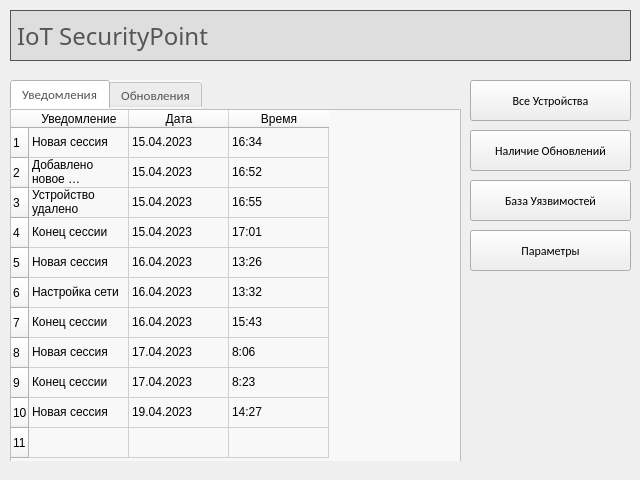
<?xml version="1.0" encoding="UTF-8"?>
<ui version="4.0">
 <class>IoT_SecurityPoint</class>
 <widget class="QMainWindow" name="IoT_SecurityPoint">
  <property name="geometry">
   <rect>
    <x>0</x>
    <y>0</y>
    <width>640</width>
    <height>480</height>
   </rect>
  </property>
  <property name="minimumSize">
   <size>
    <width>640</width>
    <height>480</height>
   </size>
  </property>
  <property name="windowTitle">
   <string>MainWindow</string>
  </property>
  <property name="styleSheet">
   <string notr="true"/>
  </property>
  <widget class="QWidget" name="centralwidget">
   <widget class="QPushButton" name="btn_set">
    <property name="geometry">
     <rect>
      <x>470</x>
      <y>230</y>
      <width>161</width>
      <height>41</height>
     </rect>
    </property>
    <property name="font">
     <font>
      <family>Calibri</family>
      <pointsize>9</pointsize>
     </font>
    </property>
    <property name="text">
     <string>Параметры</string>
    </property>
   </widget>
   <widget class="QLabel" name="header_name">
    <property name="geometry">
     <rect>
      <x>10</x>
      <y>10</y>
      <width>621</width>
      <height>51</height>
     </rect>
    </property>
    <property name="font">
     <font>
      <family>Calibri Light</family>
      <pointsize>18</pointsize>
     </font>
    </property>
    <property name="styleSheet">
     <string notr="true">color: rgb(85, 85, 85);
border-color: rgb(85, 85, 85);
background-color: rgb(222, 222, 222);</string>
    </property>
    <property name="frameShape">
     <enum>QFrame::Box</enum>
    </property>
    <property name="frameShadow">
     <enum>QFrame::Plain</enum>
    </property>
    <property name="text">
     <string>IoT SecurityPoint</string>
    </property>
   </widget>
   <widget class="QPushButton" name="btn_db">
    <property name="geometry">
     <rect>
      <x>470</x>
      <y>180</y>
      <width>161</width>
      <height>41</height>
     </rect>
    </property>
    <property name="font">
     <font>
      <family>Calibri</family>
      <pointsize>9</pointsize>
     </font>
    </property>
    <property name="text">
     <string>База Уязвимостей</string>
    </property>
   </widget>
   <widget class="QPushButton" name="btn_cfu">
    <property name="geometry">
     <rect>
      <x>470</x>
      <y>130</y>
      <width>161</width>
      <height>41</height>
     </rect>
    </property>
    <property name="font">
     <font>
      <family>Calibri</family>
      <pointsize>9</pointsize>
     </font>
    </property>
    <property name="text">
     <string>Наличие Обновлений</string>
    </property>
   </widget>
   <widget class="QPushButton" name="btn_ad">
    <property name="geometry">
     <rect>
      <x>470</x>
      <y>80</y>
      <width>161</width>
      <height>41</height>
     </rect>
    </property>
    <property name="font">
     <font>
      <family>Calibri</family>
      <pointsize>9</pointsize>
     </font>
    </property>
    <property name="text">
     <string>Все Устройства</string>
    </property>
   </widget>
   <widget class="QTabWidget" name="tab_menu">
    <property name="geometry">
     <rect>
      <x>10</x>
      <y>80</y>
      <width>451</width>
      <height>381</height>
     </rect>
    </property>
    <property name="font">
     <font>
      <family>Calibri</family>
      <pointsize>10</pointsize>
     </font>
    </property>
    <property name="styleSheet">
     <string notr="true">background-color: rgb(248, 248, 248);
color: rgb(85, 85, 85);
border-color: rgb(233, 233, 233);</string>
    </property>
    <property name="currentIndex">
     <number>0</number>
    </property>
    <widget class="QWidget" name="tab_notif">
     <attribute name="title">
      <string>Уведомления</string>
     </attribute>
     <widget class="QTableWidget" name="table_hotif">
      <property name="geometry">
       <rect>
        <x>0</x>
        <y>0</y>
        <width>451</width>
        <height>361</height>
       </rect>
      </property>
      <property name="styleSheet">
       <string notr="true">color: rgb(0, 0, 0);</string>
      </property>
      <row>
       <property name="text">
        <string>1</string>
       </property>
      </row>
      <row>
       <property name="text">
        <string>2</string>
       </property>
      </row>
      <row>
       <property name="text">
        <string>3</string>
       </property>
      </row>
      <row>
       <property name="text">
        <string>4</string>
       </property>
      </row>
      <row>
       <property name="text">
        <string>5</string>
       </property>
      </row>
      <row>
       <property name="text">
        <string>6</string>
       </property>
      </row>
      <row>
       <property name="text">
        <string>7</string>
       </property>
      </row>
      <row>
       <property name="text">
        <string>8</string>
       </property>
      </row>
      <row>
       <property name="text">
        <string>9</string>
       </property>
      </row>
      <row>
       <property name="text">
        <string>10</string>
       </property>
      </row>
      <row>
       <property name="text">
        <string>11</string>
       </property>
      </row>
      <column>
       <property name="text">
        <string>Уведомление</string>
       </property>
      </column>
      <column>
       <property name="text">
        <string>Дата</string>
       </property>
      </column>
      <column>
       <property name="text">
        <string>Время</string>
       </property>
      </column>
      <item row="0" column="0">
       <property name="text">
        <string>Новая сессия</string>
       </property>
       <property name="foreground">
        <brush brushstyle="NoBrush">
         <color alpha="255">
          <red>0</red>
          <green>0</green>
          <blue>127</blue>
         </color>
        </brush>
       </property>
      </item>
      <item row="0" column="1">
       <property name="text">
        <string>15.04.2023</string>
       </property>
      </item>
      <item row="0" column="2">
       <property name="text">
        <string>16:34</string>
       </property>
      </item>
      <item row="1" column="0">
       <property name="text">
        <string>Добавлено новое устройство</string>
       </property>
       <property name="foreground">
        <brush brushstyle="NoBrush">
         <color alpha="255">
          <red>0</red>
          <green>85</green>
          <blue>0</blue>
         </color>
        </brush>
       </property>
      </item>
      <item row="1" column="1">
       <property name="text">
        <string>15.04.2023</string>
       </property>
      </item>
      <item row="1" column="2">
       <property name="text">
        <string>16:52</string>
       </property>
      </item>
      <item row="2" column="0">
       <property name="text">
        <string>Устройство удалено</string>
       </property>
       <property name="foreground">
        <brush brushstyle="NoBrush">
         <color alpha="255">
          <red>170</red>
          <green>0</green>
          <blue>0</blue>
         </color>
        </brush>
       </property>
      </item>
      <item row="2" column="1">
       <property name="text">
        <string>15.04.2023</string>
       </property>
      </item>
      <item row="2" column="2">
       <property name="text">
        <string>16:55</string>
       </property>
      </item>
      <item row="3" column="0">
       <property name="text">
        <string>Конец сессии</string>
       </property>
       <property name="foreground">
        <brush brushstyle="NoBrush">
         <color alpha="255">
          <red>0</red>
          <green>0</green>
          <blue>127</blue>
         </color>
        </brush>
       </property>
      </item>
      <item row="3" column="1">
       <property name="text">
        <string>15.04.2023</string>
       </property>
      </item>
      <item row="3" column="2">
       <property name="text">
        <string>17:01</string>
       </property>
      </item>
      <item row="4" column="0">
       <property name="text">
        <string>Новая сессия</string>
       </property>
       <property name="foreground">
        <brush brushstyle="NoBrush">
         <color alpha="255">
          <red>0</red>
          <green>0</green>
          <blue>127</blue>
         </color>
        </brush>
       </property>
      </item>
      <item row="4" column="1">
       <property name="text">
        <string>16.04.2023</string>
       </property>
      </item>
      <item row="4" column="2">
       <property name="text">
        <string>13:26</string>
       </property>
      </item>
      <item row="5" column="0">
       <property name="text">
        <string>Настройка сети</string>
       </property>
       <property name="foreground">
        <brush brushstyle="NoBrush">
         <color alpha="255">
          <red>0</red>
          <green>85</green>
          <blue>0</blue>
         </color>
        </brush>
       </property>
      </item>
      <item row="5" column="1">
       <property name="text">
        <string>16.04.2023</string>
       </property>
      </item>
      <item row="5" column="2">
       <property name="text">
        <string>13:32</string>
       </property>
      </item>
      <item row="6" column="0">
       <property name="text">
        <string>Конец сессии</string>
       </property>
       <property name="foreground">
        <brush brushstyle="NoBrush">
         <color alpha="255">
          <red>0</red>
          <green>0</green>
          <blue>127</blue>
         </color>
        </brush>
       </property>
      </item>
      <item row="6" column="1">
       <property name="text">
        <string>16.04.2023</string>
       </property>
      </item>
      <item row="6" column="2">
       <property name="text">
        <string>15:43</string>
       </property>
      </item>
      <item row="7" column="0">
       <property name="text">
        <string>Новая сессия</string>
       </property>
       <property name="foreground">
        <brush brushstyle="NoBrush">
         <color alpha="255">
          <red>0</red>
          <green>0</green>
          <blue>127</blue>
         </color>
        </brush>
       </property>
      </item>
      <item row="7" column="1">
       <property name="text">
        <string>17.04.2023</string>
       </property>
      </item>
      <item row="7" column="2">
       <property name="text">
        <string>8:06</string>
       </property>
      </item>
      <item row="8" column="0">
       <property name="text">
        <string>Конец сессии</string>
       </property>
       <property name="foreground">
        <brush brushstyle="NoBrush">
         <color alpha="255">
          <red>0</red>
          <green>0</green>
          <blue>127</blue>
         </color>
        </brush>
       </property>
      </item>
      <item row="8" column="1">
       <property name="text">
        <string>17.04.2023</string>
       </property>
      </item>
      <item row="8" column="2">
       <property name="text">
        <string>8:23</string>
       </property>
      </item>
      <item row="9" column="0">
       <property name="text">
        <string>Новая сессия</string>
       </property>
       <property name="foreground">
        <brush brushstyle="NoBrush">
         <color alpha="255">
          <red>0</red>
          <green>0</green>
          <blue>127</blue>
         </color>
        </brush>
       </property>
      </item>
      <item row="9" column="1">
       <property name="text">
        <string>19.04.2023</string>
       </property>
      </item>
      <item row="9" column="2">
       <property name="text">
        <string>14:27</string>
       </property>
      </item>
     </widget>
    </widget>
    <widget class="QWidget" name="tab_upd">
     <attribute name="title">
      <string>Обновления</string>
     </attribute>
     <widget class="QTableWidget" name="table_upd">
      <property name="geometry">
       <rect>
        <x>0</x>
        <y>0</y>
        <width>451</width>
        <height>361</height>
       </rect>
      </property>
      <property name="font">
       <font>
        <family>Calibri</family>
        <pointsize>10</pointsize>
       </font>
      </property>
      <property name="styleSheet">
       <string notr="true">color: rgb(0, 0, 0);</string>
      </property>
      <row>
       <property name="text">
        <string>1</string>
       </property>
      </row>
      <row>
       <property name="text">
        <string>2</string>
       </property>
      </row>
      <row>
       <property name="text">
        <string>3</string>
       </property>
      </row>
      <row>
       <property name="text">
        <string>4</string>
       </property>
      </row>
      <row>
       <property name="text">
        <string>5</string>
       </property>
      </row>
      <row>
       <property name="text">
        <string>6</string>
       </property>
      </row>
      <row>
       <property name="text">
        <string>7</string>
       </property>
      </row>
      <row>
       <property name="text">
        <string>8</string>
       </property>
      </row>
      <row>
       <property name="text">
        <string>9</string>
       </property>
      </row>
      <row>
       <property name="text">
        <string>10</string>
       </property>
      </row>
      <row>
       <property name="text">
        <string>11</string>
       </property>
      </row>
      <column>
       <property name="text">
        <string>Событие</string>
       </property>
      </column>
      <column>
       <property name="text">
        <string>Дата</string>
       </property>
      </column>
      <column>
       <property name="text">
        <string>Время</string>
       </property>
      </column>
      <item row="0" column="0">
       <property name="text">
        <string>Устройству &quot;Робот-пылесос&quot; доступно обновление</string>
       </property>
       <property name="foreground">
        <brush brushstyle="NoBrush">
         <color alpha="255">
          <red>0</red>
          <green>0</green>
          <blue>127</blue>
         </color>
        </brush>
       </property>
      </item>
      <item row="0" column="1">
       <property name="text">
        <string>15.04.2023</string>
       </property>
      </item>
      <item row="0" column="2">
       <property name="text">
        <string>17:54</string>
       </property>
      </item>
      <item row="1" column="0">
       <property name="text">
        <string>Обновление устройства</string>
       </property>
       <property name="foreground">
        <brush brushstyle="NoBrush">
         <color alpha="255">
          <red>0</red>
          <green>170</green>
          <blue>0</blue>
         </color>
        </brush>
       </property>
      </item>
      <item row="1" column="1">
       <property name="text">
        <string>15.04.2023</string>
       </property>
      </item>
      <item row="1" column="2">
       <property name="text">
        <string>17:57</string>
       </property>
      </item>
      <item row="2" column="0">
       <property name="text">
        <string>Найдено новое обновление!</string>
       </property>
       <property name="foreground">
        <brush brushstyle="NoBrush">
         <color alpha="255">
          <red>0</red>
          <green>0</green>
          <blue>127</blue>
         </color>
        </brush>
       </property>
      </item>
      <item row="2" column="1">
       <property name="text">
        <string>18.04.2023</string>
       </property>
      </item>
      <item row="2" column="2">
       <property name="text">
        <string>16:45</string>
       </property>
      </item>
      <item row="3" column="0">
       <property name="text">
        <string>База обновлена до последней версии</string>
       </property>
       <property name="foreground">
        <brush brushstyle="NoBrush">
         <color alpha="255">
          <red>0</red>
          <green>170</green>
          <blue>0</blue>
         </color>
        </brush>
       </property>
      </item>
      <item row="3" column="1">
       <property name="text">
        <string>18.04.2023</string>
       </property>
      </item>
      <item row="3" column="2">
       <property name="text">
        <string>16:48</string>
       </property>
      </item>
      <item row="4" column="0">
       <property name="text">
        <string/>
       </property>
      </item>
     </widget>
    </widget>
   </widget>
  </widget>
 </widget>
 <resources/>
 <connections/>
</ui>
